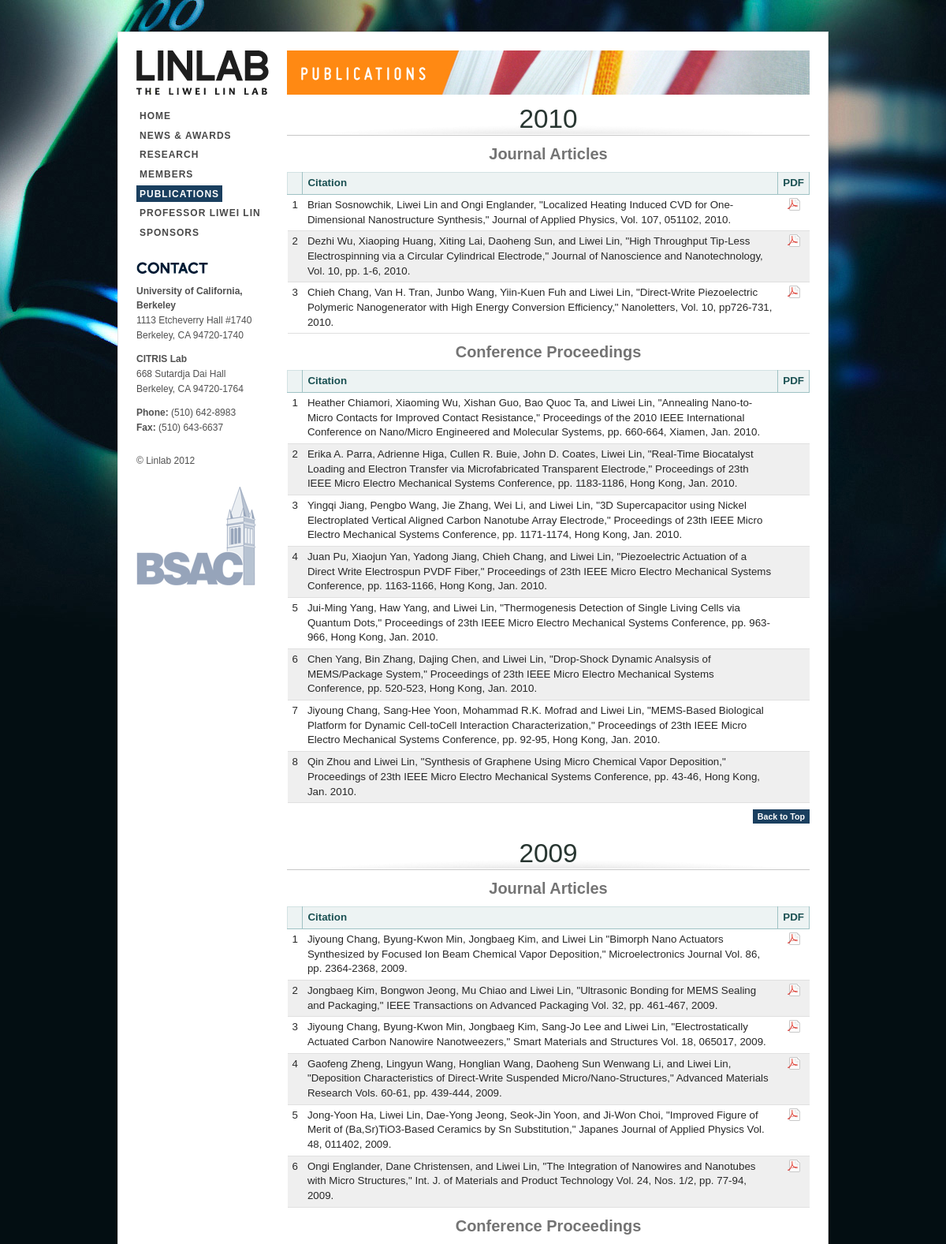
The page /publications.php (upper part) on the database its author committed.
### tables this page shows
CREATE TABLE `publications` (
  `id` int(11) NOT NULL AUTO_INCREMENT,
  `Bibliography` text NOT NULL,
  `PDF` tinytext NOT NULL,
  `Remote` tinytext NOT NULL,
  `Type` tinytext NOT NULL,
  `Month` varchar(2) NOT NULL DEFAULT '1',
  `Year` varchar(4) NOT NULL,
  PRIMARY KEY (`id`)
);

### headers.php (called while the page is built, shortened)
<?php
	require("mysqlbridge.class.php");
	$sql = new mysqlBridge();
?>

### mysqlbridge.class.php (called while the page is built, shortened)
<?php
class mysqlBridge{
  function getRows($query = NULL){
      $query = mysql_query($query);
      while($result = mysql_fetch_row($query)){
          $info[] = $result;
      }
      return $info;
  }
}
?>

### publications.php (the view, shortened to what this page needs)
<?php require('headers.php'); ?>
<?php
$pubs = $sql->getRows("SELECT Bibliography, PDF, Type, Month, Year FROM publications ORDER BY Type, Year DESC, Month DESC");
foreach($pubs as $pub){
	$grouping[$pub[4]][$pub[2]][] = $pub;
}
?>
<!DOCTYPE html PUBLIC "-//W3C//DTD XHTML 1.0 Strict//EN"
"http://www.w3.org/TR/xhtml1/DTD/xhtml1-strict.dtd">
<html xmlns="http://www.w3.org/1999/xhtml">
<head>
	<link rel="stylesheet" type="text/css" media="all" href="/styles/screen.css" />
</head>
<body id="publications">
<div id="wrap">
	<div id="main">
		<div class="padAll">
			<div id="sidebar">
				<?php include('sidebar.php'); ?>
			</div>
			<div id="content">
				<h1>Publications</h1>
				<?php
				foreach($grouping as $year => $next){
					echo '<h2>' . $year . '</h2>' . "\n";
					foreach($next as $type => $pub){
						switch($type){
							case 'Journal Article':	$type = 'Journal Articles'; break;
							case 'Proceeding':		$type = 'Conference Proceedings'; break;
						}
						echo '<h3>' . $type . '</h3>' . "\n";
						echo '<table class="pubs" border="0" cellpadding="0" cellspacing="0">' . "\n";
						echo "\t" . '<tr><th>&nbsp;</th><th class="headerCite">Citation</th><th class="headerPdf">PDF</th></tr>' . "\n";
						$count = 1;
						foreach($pub as $data){
							$biblio = $data[0];
							$pdf = $data[1];
							if($count % 2 == 0){
								$zebra = ' class="zebra"';
							} else {
								$zebra = null;
							}
							if($pdf == null){
								$pdf = '" style="visibility: hidden;';
							}
							echo '<tr' . $zebra . '><td class="id">' . $count++ . '</td><td class="cite">' . $biblio . '</td><td class="pdf"><a href="' . $pdf . '"><img src="/images/pdf.gif" alt="PDF" /></a></td></tr>' . "\n";
						}
						echo '</table>' . "\n";
					}
					echo '<div class="top"><a href="#">Back to Top</a></div>';
				}
				?>
			</div>
		</div>
	</div>
</div>
</body>
</html>

### styles/screen.css (style rules this page uses)
html, body { background: url("images/background9.jpg") no-repeat center top #030e12; background-attachment: fixed; font-family: "Arial",Geneva,Verdana,Helvetica,sans-serif; font-size: 10pt; line-height: 1.4em; color: #282828; }
a { color: #035e80; font-weight: bold; text-decoration: none; }
h1 { height: 56px; margin-bottom: 10px; text-indent: -4000px; background-repeat: no-repeat; background-position: top left; }
h2, h3 { font-family: "Helvetica",Arial,sans-serif; }
h2 { border-bottom: 2px solid #dddddd; font-size: 2.5em; line-height: 1em; color: #283631; clear: both; padding-bottom: 8px; }
h3 { font-size: 1.5em; line-height: 1.5em; font-weight: bold; color: #747474; }
#wrap { padding: 40px 0 40px 0; font-size: 1.0em; }
#main { width: 900px; background-color: #fff; margin: 0 auto; overflow: hidden; border-top: 1px solid #e4e4e4; border-left: 1px solid #e4e4e4; border-right: 1px solid #d2d2d2; border-bottom: 1px solid #d2d2d2; }
#sidebar { width: 169px; float: left; }
#content { float: right; width: 663px; padding-bottom: 24px; overflow: hidden; }
.top { margin: 8px 0; text-align: right; clear: both; }
.top a { padding: 3px 6px; text-decoration: none; font-size: .8em; font-weight: bold; color: #ffffff; background-color: #1a3f5f; }
.padAll { padding: 23px; }
#publications #content h1 { background-image: url("../images/headers/publications.jpg"); }
#publications #content h2 { text-align: center; border-bottom: 1px solid #c7c7c7; background: url("images/publicationYearBg.gif") no-repeat bottom center; padding: 4px 0; }
#publications #content h3 { text-align: center; padding: 8px 0; }
#publications .top { margin-bottom: 16px; }
.pubs th { font-weight: bold; background-color: #edf3f3; color: #1a5052; border-top: 1px solid #d2e2e3; border-right: 1px solid #9fc2c4; border-bottom: 1px solid #9fc2c4; border-left: 1px solid #d2e2e3; text-align: left; }
.pubs tr { border-bottom: 1px solid #e0e0e0; }
.pubs tr.zebra { background-color: #efefef; }
.pubs td { vertical-align: top; }
.pubs th, .pubs td { padding: 4px 6px; }
.pubs td.id, .pubs td.pdf { text-align: center; }

### rows shown on the page
publications: Bibliography "Brian Sosnowchik, Liwei Lin and Ongi Englander, \"Localized Heating Induced CVD for One-Dimensional Nanostructure Synthesis,\" Journal of Applied Physics, Vol. 107, 051102, 2010."
publications: Bibliography "Dezhi Wu, Xiaoping Huang, Xiting Lai, Daoheng Sun, and Liwei Lin, \"High Throughput Tip-Less Electrospinning via a Circular Cylindrical Electrode,\" Journal of Nanoscience and Nanotechnology, Vol. 10, pp. 1-6, 2010."
publications: Bibliography "Chieh Chang, Van H. Tran, Junbo Wang, Yiin-Kuen Fuh and Liwei Lin, \"Direct-Write Piezoelectric Polymeric Nanogenerator with High Energy Conversion Efficiency,\" Nanoletters, Vol. 10, pp726-731, 2010."
publications: Bibliography "Heather Chiamori, Xiaoming Wu, Xishan Guo, Bao Quoc Ta, and Liwei Lin, \"Annealing Nano-to-Micro Contacts for Improved Contact Resistance,\" Proceedings of the 2010 IEEE International Conference on Nano/Micro Engineered and Molecular Systems, pp. 660-664, Xiamen, Jan. 2010."
publications: Bibliography "Erika A. Parra, Adrienne Higa, Cullen R. Buie, John D. Coates, Liwei Lin, \"Real-Time Biocatalyst Loading and Electron Transfer via Microfabricated Transparent Electrode,\" Proceedings of 23th IEEE Micro Electro Mechanical Systems Conference, pp. 1183-1186, Hong Kong, Jan. 2010."
publications: Bibliography "Yingqi Jiang, Pengbo Wang, Jie Zhang, Wei Li, and Liwei Lin, \"3D Supercapacitor using Nickel Electroplated Vertical Aligned Carbon Nanotube Array Electrode,\" Proceedings of 23th IEEE Micro Electro Mechanical Systems Conference, pp. 1171-1174, Hong Kong, Jan. 2010."
publications: Bibliography "Juan Pu, Xiaojun Yan, Yadong Jiang, Chieh Chang, and Liwei Lin, \"Piezoelectric Actuation of a Direct Write Electrospun PVDF Fiber,\" Proceedings of 23th IEEE Micro Electro Mechanical Systems Conference, pp. 1163-1166, Hong Kong, Jan. 2010."
publications: Bibliography "Jui-Ming Yang, Haw Yang, and Liwei Lin, \"Thermogenesis Detection of Single Living Cells via Quantum Dots,\" Proceedings of 23th IEEE Micro Electro Mechanical Systems Conference, pp. 963-966, Hong Kong, Jan. 2010."
publications: Bibliography "Chen Yang, Bin Zhang, Dajing Chen, and Liwei Lin, \"Drop-Shock Dynamic Analsysis of MEMS/Package System,\" Proceedings of 23th IEEE Micro Electro Mechanical Systems Conference, pp. 520-523, Hong Kong, Jan. 2010."
publications: Bibliography "Jiyoung Chang, Sang-Hee Yoon, Mohammad R.K. Mofrad and Liwei Lin, \"MEMS-Based Biological Platform for Dynamic Cell-toCell Interaction Characterization,\" Proceedings of 23th IEEE Micro Electro Mechanical Systems Conference, pp. 92-95, Hong Kong, Jan. 2010."
publications: Bibliography "Qin Zhou and Liwei Lin, \"Synthesis of Graphene Using Micro Chemical Vapor Deposition,\" Proceedings of 23th IEEE Micro Electro Mechanical Systems Conference, pp. 43-46, Hong Kong, Jan. 2010."
publications: Bibliography "Jiyoung Chang, Byung-Kwon Min, Jongbaeg Kim, and Liwei Lin \"Bimorph Nano Actuators Synthesized by Focused Ion Beam Chemical Vapor Deposition,\" Microelectronics Journal Vol. 86, pp. 2364-2368, 2009."
publications: Bibliography "Jongbaeg Kim, Bongwon Jeong, Mu Chiao and Liwei Lin, \"Ultrasonic Bonding for MEMS Sealing and Packaging,\" IEEE Transactions on Advanced Packaging Vol. 32, pp. 461-467, 2009."
publications: Bibliography "Jiyoung Chang, Byung-Kwon Min, Jongbaeg Kim, Sang-Jo Lee and Liwei Lin, \"Electrostatically Actuated Carbon Nanowire Nanotweezers,\" Smart Materials and Structures Vol. 18, 065017, 2009."
publications: Bibliography "Gaofeng Zheng, Lingyun Wang, Honglian Wang, Daoheng Sun Wenwang Li, and Liwei Lin, \"Deposition Characteristics of Direct-Write Suspended Micro/Nano-Structures,\" Advanced Materials Research Vols. 60-61, pp. 439-444, 2009."
publications: Bibliography "Jong-Yoon Ha, Liwei Lin, Dae-Yong Jeong, Seok-Jin Yoon, and Ji-Won Choi, \"Improved Figure of Merit of (Ba,Sr)TiO3-Based Ceramics by Sn Substitution,\" Japanes Journal of Applied Physics Vol. 48, 011402, 2009."
publications: Bibliography "Ongi Englander, Dane Christensen, and Liwei Lin, \"The Integration of Nanowires and Nanotubes with Micro Structures,\" Int. J. of Materials and Product Technology Vol. 24, Nos. 1/2, pp. 77-94, 2009."

### other values the page prints
$year "2010"
$type "Journal Articles"
$type "Conference Proceedings"
$year "2009"
